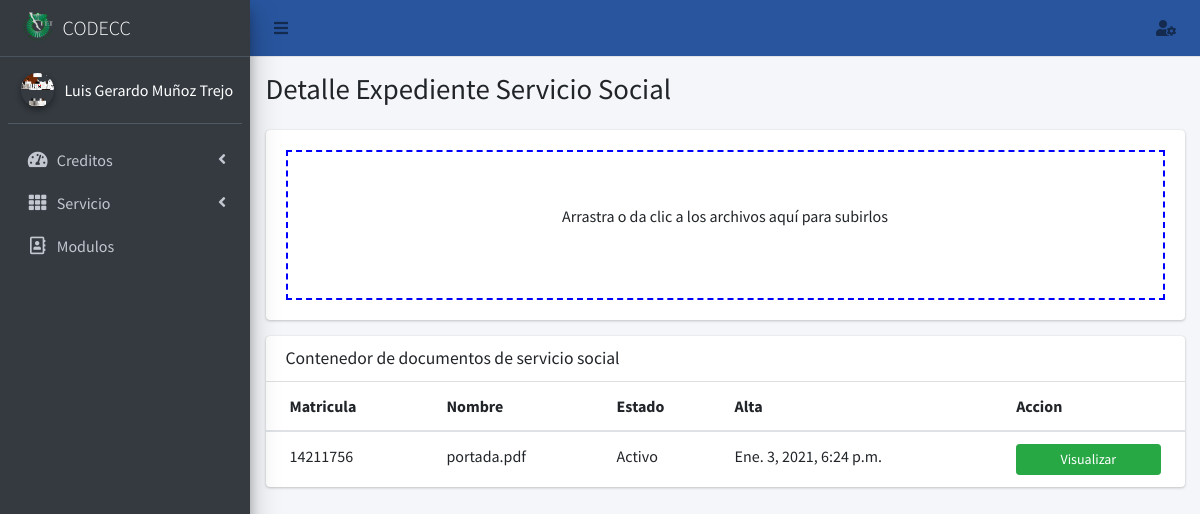
Screenshot of /expediente/servicio/2?matricula=14211756 (signed in) with the database file from the repository.
### core/models.py (models this page shows, shortened)
class Perfil(models.Model):
    user=models.OneToOneField(User,null=True,on_delete=models.SET_NULL)
    nombre=models.CharField(max_length=56, blank=False, null=False)
    apellido_paterno=models.CharField(max_length=56, blank=False, null=False)
    apellido_materno=models.CharField(max_length=56, blank=False, null=False)
    modulo=models.ManyToManyField(Modulo, blank=True)
    email_institucional=models.CharField(max_length=126, blank=False, null=False, validators=[RegexValidator(regex=r'(^[a-zA-Z0-9_.+-]+@tectijuana.edu.mx+$)|(^[a-zA-Z0-9_.+-]+@tectijuana.tecnm.mx+$)',message="El formato del correo debe ser @tectijuana.edu.mx")])
    foto=models.ImageField(upload_to=rename_folder_photo, max_length=126, blank=True, null=True)
    estado=models.BooleanField(default=False)
    created_at = models.DateTimeField("Creado ", auto_now_add=True)
    updated_at = models.DateTimeField("Actualizado ", auto_now=True)
    class Meta:
        verbose_name="Perfil"
        verbose_name_plural="Perfiles"

class Documento_Servicio(models.Model):
    matricula=models.ForeignKey(Expediente_Servicio , null=True, on_delete=models.SET_NULL)
    user=models.ForeignKey(User, on_delete=models.CASCADE, blank=True, null=True)
    directorio=models.FileField(upload_to=rename_folder_documento, max_length=126, blank=True, null=True)
    nombre=models.CharField(max_length=126, blank=True, null=True)
    estado=models.BooleanField(default=True)
    created_at = models.DateTimeField("Creado ", auto_now_add=True)
    updated_at = models.DateTimeField("Actualizado ", auto_now=True)
    class Meta:
        verbose_name="Documento de Servicio"
        verbose_name_plural="Documentos de Servicio"

class Expediente_Servicio(models.Model):
    matricula=models.CharField(max_length=56, blank=False, null=False)
    nombre=models.CharField(max_length=56, blank=False, null=False)
    apellido_paterno=models.CharField(max_length=56, blank=False, null=False)
    apellido_materno=models.CharField(max_length=56, blank=False, null=False)
    perfil=models.ForeignKey(Perfil, null=True,on_delete=models.SET_NULL)
    estado=models.BooleanField(default=True)
    created_at = models.DateTimeField("Creado ", auto_now_add=True)
    updated_at = models.DateTimeField("Actualizado ", auto_now=True)
    class Meta:
        verbose_name="Expediente de Servicio"
        verbose_name_plural="Expedientes de Servicio"
    def __str__(self):
        return str(self.matricula)

### core/views.py (the view)
# urls.py: path('expediente/servicio/<int:id>',views.detalle_expediente_servicio,name="detalle_expediente_servicio"),
@login_required(login_url='login_docente')
def detalle_expediente_servicio(request,id=None):
    documentos=Documento_Servicio.objects.filter(user=request.user.id, matricula=id)
    modulos=Perfil.objects.get(user=request.user.id)
    contexto={
        'titulo': "Detalle Expediente Servicio Social",
        'modulos':modulos.modulo,
        'usuario': Perfil.objects.get(user=request.user.id),
        'documentos': documentos,
    }
    return render(request,"servicio/detalle_expediente.html",contexto)

### core/templatetags/templates.py (called while the page is built)
@register.filter(name='has_group')
def has_group(user, group_name):
       groups = user.groups.all().values_list('name', flat=True)
       return True if group_name in groups else False

@register.simple_tag
def loadsession(user):
       bandera=False
       data=Perfil.objects.get(user=user)
       if data.estado:
              bandera=True
       return bandera

### templates/servicio/detalle_expediente.html (shortened to what this page needs)
{%extends 'docente/inicio.html' %}
{% load staticfiles %}
{%load templates%}
{%block content%}
            <div class="col-lg-12">
              {%if request.user|has_group:"Servicio" or request.user.is_superuser%}
              <div class="card card-default">
                <div class="card-body">
                    <form action="{% url 'Ajax_AltaDocumentoExpedienteServicio' %}" class="dropzone" id="myDropzone" method='POST' enctype="multipart/form-data">
                      </form>
                </div>
              </div>
            </div>
                <div class="col-lg-12">
                  <div class="card">
                    <div class="card-header">
                      <h3 class="card-title">Contenedor de documentos de servicio social</h3>
                    </div>
                    <div class="card-body table-responsive p-0">
                      <table class="table table-hover text-nowrap">
                        <thead>
                          <tr>
                            <th>Matricula</th>
                            <th>Nombre</th>
                            <th>Estado</th>
                            <th>Alta</th>
                            <th>Accion</th>
                          </tr>
                        </thead>
                        <tbody>
                          {%for data in documentos%}
                            <tr>
                              <td>{{data.matricula}}</td>
                              <td>{{data.nombre}}</td>
                              <td>{%if data.estado == True%}Activo{%else%}Inactivo{%endif%}</td>
                              <td>{{data.created_at}}</td>
                              <td><a href="{{data.directorio.url}}" type="button" class="btn btn-block btn-success btn-sm">Visualizar</a></td>
                            </tr>
                            {%endfor%}
                            </tbody>
                      </table>
                    </div>
                  </div>
                </div>
                {%else%}
                <p>No tienes permisos para poder realizar esta accion</p>
                {%endif%}
</div>
{%endblock content%}
{%block css%}
<link rel="stylesheet" href="/static/css/dropzone.css">
{%endblock css%}

### templates/docente/aside.html (shortened to what this page needs)
{%load templates%}
 <aside class="main-sidebar sidebar-dark-primary elevation-4">
    <a href="" class="brand-link">
      <img src="/static/img/logo_TECT.png" alt="Logo TecNM" class="brand-image" style="opacity: .8">
      <span class="brand-text font-weight-light">CODECC</span>
    </a>
    <div class="sidebar">
      <div class="user-panel mt-3 pb-3 mb-3 d-flex">
        <div class="image">
          {%if usuario.foto%}
          <img src="{{usuario.foto.url}}" class="img-circle elevation-2" alt="User Image">
          {%else%}
          <img src="/static/img/usernone.png" class="img-circle elevation-2" alt="User Image">
          {%endif%}
        </div>
        <div class="info">
          <span style="color: white;">{{usuario.nombre}} {{usuario.apellido_paterno}} {{usuario.apellido_materno}}</span>
        </div>
      </div>
      <nav class="mt-2">
        <ul class="nav nav-pills nav-sidebar flex-column" data-widget="treeview" role="menu" data-accordion="false">
          {% if request.user|has_group:"Docente" or request.user.is_superuser %}
          <li class="nav-item">
            <a href="#" class="nav-link">
              <i class="nav-icon fas fa-tachometer-alt"></i>
              <p>
                Creditos
                <i class="right fas fa-angle-left"></i>
              </p>
            </a>
          </li>
          {%endif%}
          {% if request.user|has_group:"Servicio" or request.user.is_superuser %}
          <li class="nav-item">
            <a href="#" class="nav-link">
              <i class="nav-icon fas fa-th"></i>
              <p>
                Servicio
                <i class="right fas fa-angle-left"></i>
              </p>
            </a>
          </li>
          {%endif%}
          {% if request.user.is_superuser %}
          <li class="nav-item">
            <a href="{%url 'modulo'%}" class="nav-link">
              <i class="nav-icon far fa-address-book"></i>
              <p>
                Modulos
              </p>
            </a>
          </li>
          {%endif%}
        </ul>
      </nav>
    </div>
  </aside>

### static/css/dropzone.css (style rules this page uses)
.dropzone,.dropzone * { box-sizing:border-box }
.dropzone { min-height:150px;border:2px solid rgba(0,0,0,0.3);background:white;padding:20px 20px }
.dropzone.dz-clickable { cursor:pointer }

### templates/servicio/detalle_expediente.html (style rules this page uses)
.dropzone { border: 2px dashed blue; }

### rows the page displays
Perfil: foto (picture), nombre "Luis Gerardo", apellido_paterno "Muñoz", apellido_materno "Trejo"
Documento_Servicio: matricula "14211756", nombre "portada.pdf", estado "Activo", created_at "Ene. 3, 2021, 6:24 p.m."

### other values shown
{{ titulo }} "Detalle Expediente Servicio Social"
